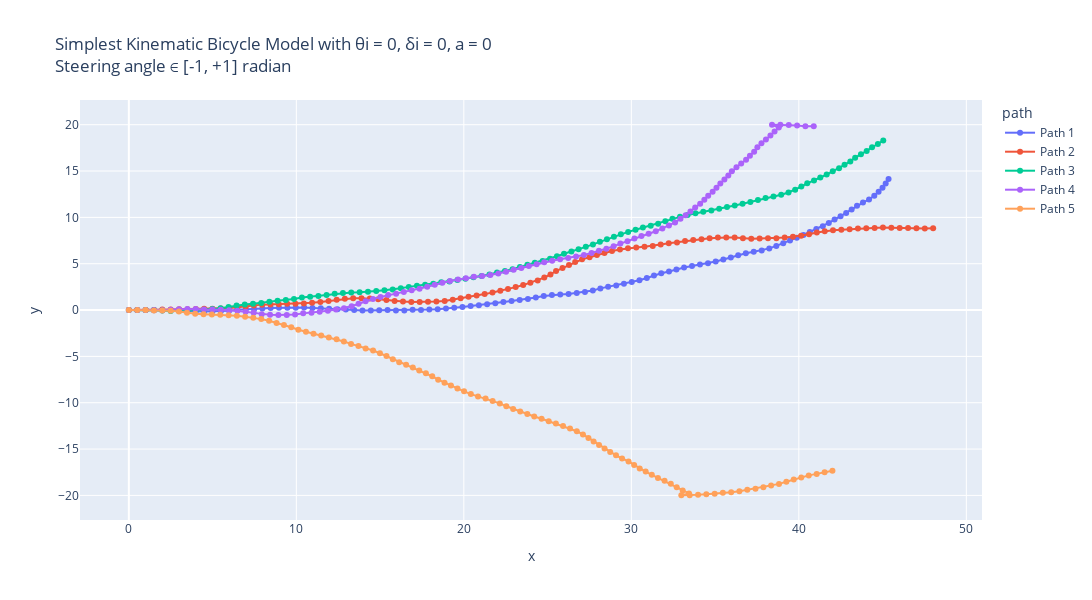

The code cell stored with this chart in its notebook:
### Markdown cell above
Simplest Kinematic Bicycle Model with θi = 0, δi = 0, a = 0 : 
Using simple_kinematic_bicycle_model so that always a fwd motion is observed i.e. keeping steering angle between -1 to +1 radians

### Code cell
# Making 5 possible trajectories
trajectories = []
for i in range(5):
    x_traj, y_traj, theta_init, delta_init, a_traj, v_traj = start_trajectory(theta_init=0.0, a_init=0.0, delta_init=0.0, v_init=5, mode="simple")
    trajectories.append((x_traj, y_traj, theta_init, delta_init, a_traj, v_traj))


# Create a DataFrame for plotting
data = []
for i, (x_traj, y_traj, theta_init, delta_init, a_traj, v_traj) in enumerate(trajectories):
    for x, y, v in zip(x_traj, y_traj, v_traj):
        data.append({"x": x, "y": y, "v": v, "path": f"Path {i+1}"})
df = pd.DataFrame(data)

# Create the plot
fig = px.line(df, x="x", y="y", color="path", custom_data=["v"], title="Simplest Kinematic Bicycle Model with θi = 0, δi = 0, a = 0 <br>Steering angle ∈ [-1, +1] radian", render_mode="svg")
# Add hover functionality
fig.update_traces(mode="markers+lines", hovertemplate="<br>".join([
    "v: %{customdata[0]:.2f}",
    "x: %{x:.2f}",
    "y: %{y:.2f}"
]))
fig.update_layout(height=600,width=1130)
fig.show()

# Using plt :
plt.figure(figsize=(15, 6))
for i, (x_traj, y_traj, θi, δi, a_traj, v_traj) in enumerate(trajectories):
    # Model built such that a remains same inside; can be randomised by using a random statement.
    # print(x_traj,"\n", y_traj)
    plt.plot(x_traj, y_traj, label=f"Path {i+1}", alpha = 0.7)
plt.xlabel("x [m]")
plt.ylabel("y [m]")
plt.grid("True")
plt.title("Simplest Kinematic Bicycle Model with θi = 0, δi = 0, a = 0 \n Steering angle ∈ [-1, +1]")
plt.legend()
plt.show()

# Using plt to show the velocity variation w.r.t. time :
dt = 0.1  # Time step
t_end = 10  # 10 seconds
t = np.arange(0, t_end + dt, dt)

plt.figure(figsize=(15, 6))
for i, (x_traj, y_traj, θi, δi, a_traj, v_traj) in enumerate(trajectories):
    # Model built such that a remains same inside; can be randomised by using a random statement.
    # print(x_traj,"\n", y_traj)
    plt.plot(t, v_traj, label=f"Path {i+1}", alpha = 0.7)
plt.ylabel("v [m/s]")
plt.xlabel("t [s]")
plt.grid("True")
plt.title("Velocity variation w.r.t. time")
plt.legend()
plt.show()
